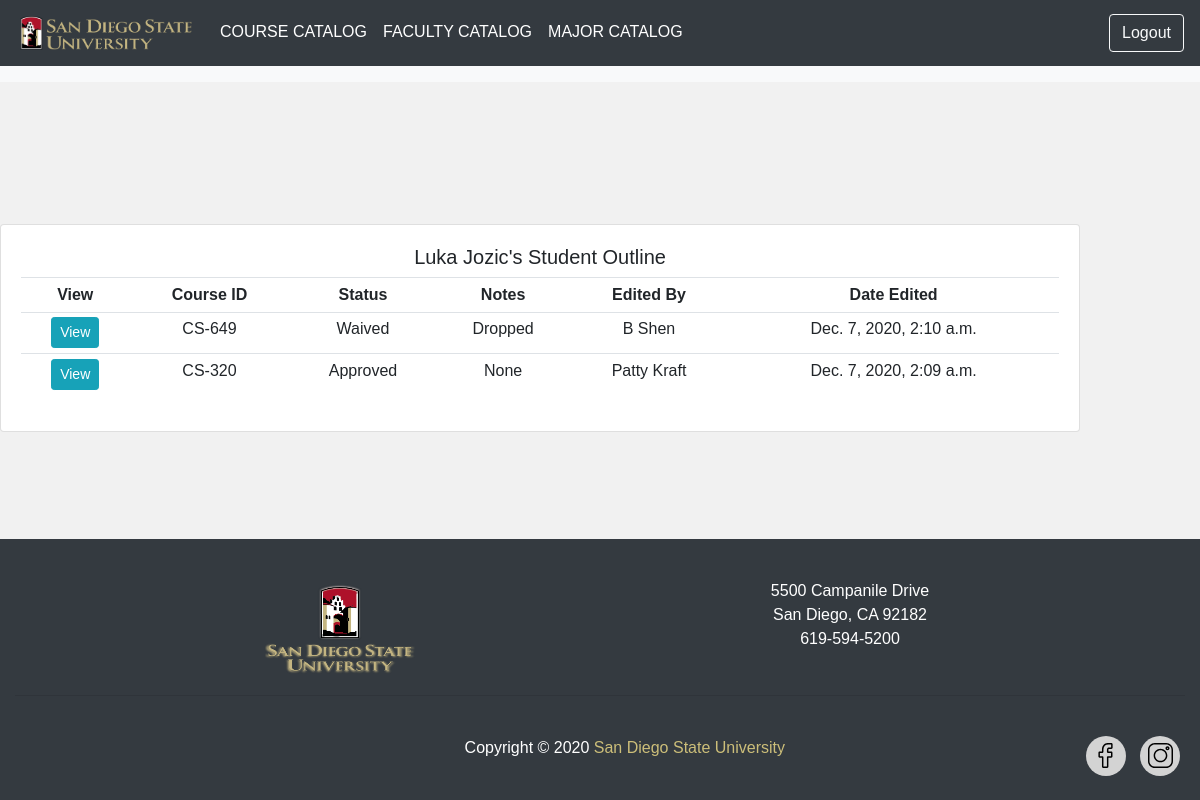
The app's page /accounts/student/outline/1 (signed in) with its own data.
### school/models.py (models this page shows, shortened)
class Student(models.Model):
    user = models.OneToOneField(CustomUser, on_delete=models.CASCADE)
    major = models.ForeignKey('Major', null=True, blank=True, on_delete=models.SET_NULL)
    name = models.CharField(max_length=200, null=True)
    date_of_birth = models.DateField(default=timezone.now)
    address = models.CharField(max_length=200, null=True)
    email = models.CharField(max_length=200, null=True, blank=True)
    minor = models.CharField(max_length=200, null=True, blank=True)
    notes = models.CharField(max_length=200, null=True, blank=True)
    graduate_student = models.BooleanField(default=False)
    objects = models.Manager()
    def __str__(self):
        return self.name

class Student_Outline(models.Model):
    STATUS = (
        ('Approved', 'Approved'),
        ('Waived', 'Waived'),
        ('Dropped', 'Dropped')
    )
    student = models.ForeignKey(Student, null=True, on_delete=models.SET_NULL)
    course = models.ForeignKey(Course, null=True, on_delete=models.SET_NULL)
    status = models.CharField(max_length=200, null=True, choices=STATUS)
    notes = models.CharField(max_length=200, null=True, blank=True)
    date_edited = models.DateTimeField(default=timezone.now, null=True)
    edited_by = models.ForeignKey(Faculty, null=True, on_delete=models.SET_NULL)

class Course(models.Model):
    NUM_UNITS = (
        ('1', '1'),
        ('2', '2'),
        ('3', '3'),
        ('4', '4'),
        ('5', '5'),
    )
    COURSE_LEVEL = (
        ('Lower-division', 'Lower-division'),
        ('Upper-division', 'Upper-division'),
        ('Graduate', 'Graduate'),
    )
    course_id = models.CharField(max_length=200, null=True)
    schedule_number = models.CharField(max_length=200, null=True)
    title = models.CharField(max_length=200, null=True)
    units = models.CharField(max_length=200, null=True, choices=NUM_UNITS, default='3')
    time = models.CharField(max_length=200, null=True)
    day = models.CharField(max_length=200, null=True)
    location = models.CharField(max_length=200, null=True, blank=True)
    instructor = models.ForeignKey(Faculty, null=True, on_delete=models.SET_NULL)
    capacity = models.IntegerField(null=True, default=0)
    seats_open = models.IntegerField(null=True, default=capacity)
    course_level = models.CharField(max_length=200, null=True, choices=COURSE_LEVEL, default='Lower-division')
    semester = models.CharField(max_length=200, null=True)
    start_date = models.DateField(null=True)
    end_date = models.DateField(null=True)
    department = models.ForeignKey(Department, null=True, on_delete=models.SET_NULL)
    prerequisites = models.ManyToManyField('Course', blank=True, default="")

class Faculty(models.Model):
    user = models.OneToOneField(CustomUser, null=True, on_delete=models.CASCADE)
    department = models.ForeignKey(Department, null=True, on_delete=models.SET_NULL)
    name = models.CharField(max_length=200, null=True)
    date_of_birth = models.DateField(default=timezone.now)
    address = models.CharField(max_length=200, null=True)
    email = models.CharField(max_length=200, null=True, blank=True)
    title = models.CharField(max_length=200, null=True)
    office_phone = models.CharField(max_length=200, null=True)
    office_number = models.CharField(max_length=200, null=True)
    office_hours = models.CharField(max_length=200, null=True)

### school/views.py (the view)
# urls.py: path('student/outline/<int:pk>', views.student_outline, name='student_outline'),
@login_required(login_url='login')
def student_outline(request, pk):
    student = Student.objects.get(id=pk)
    student_outline = student.student_outline_set.all()
    department = student.major.department
    possible_outline_courses = Course.objects.filter(department=department)
    context = {
        'student': student,
        'student_outline': student_outline,
        'possible_outline_courses': possible_outline_courses
    }
    return render(request, 'school/student/outline.html', context)

### school/templates/school/student/outline.html (shortened to what this page needs)
{% extends 'school/base.html' %}
{% block content %}
<br>
<div class="row">
    <div class="col-md">
        <div class="card card-body">
            <h5>{{student}}'s Student Outline</h5>
            <table class="table table-sm">
                <tr>
                    <th>View</th>
                    <th>Course ID</th>
                    <th>Status</th>
                    <th>Notes</th>
                    <th>Edited By</th>
                    <th>Date Edited</th>
                </tr>
                {% for outline_course in student_outline %}
                <tr>
                    <td><a class="btn btn-sm btn-info" href="{% url 'course_detail' outline_course.course.id %}">View</a></td>
                    <td>{{outline_course.course.course_id}}</td>
                    <td>{{outline_course.status}}</td>
                    <td>{{outline_course.notes}}</td>
                    <td>{{outline_course.edited_by.name}}</td>
                    <td>{{outline_course.date_edited}}</td>
                </tr>
                {% endfor %}
            </table>
        </div>
    </div>
</div>
{% endblock %}

### school/static/assets/css/styles.css (style rules this page uses)
* { margin: 0; padding: 0; box-sizing: border-box; }
body { font-family: Arial, Helvetica, sans-serif; background-color: #f1f1f1; position: relative; min-height: 100vh; }
a { text-decoration: none; }

### school/templates/school/footer.html (style rules this page uses)
a { color: #CCBE79; }

### records on screen
Student: name "Luka Jozic"
Student_Outline: course.course_id "CS-649", status "Waived", notes "Dropped", edited_by.name "B Shen", date_edited "Dec. 7, 2020, 2:10 a.m."
Student_Outline: course.course_id "CS-320", status "Approved", notes "None", edited_by.name "Patty Kraft", date_edited "Dec. 7, 2020, 2:09 a.m."
